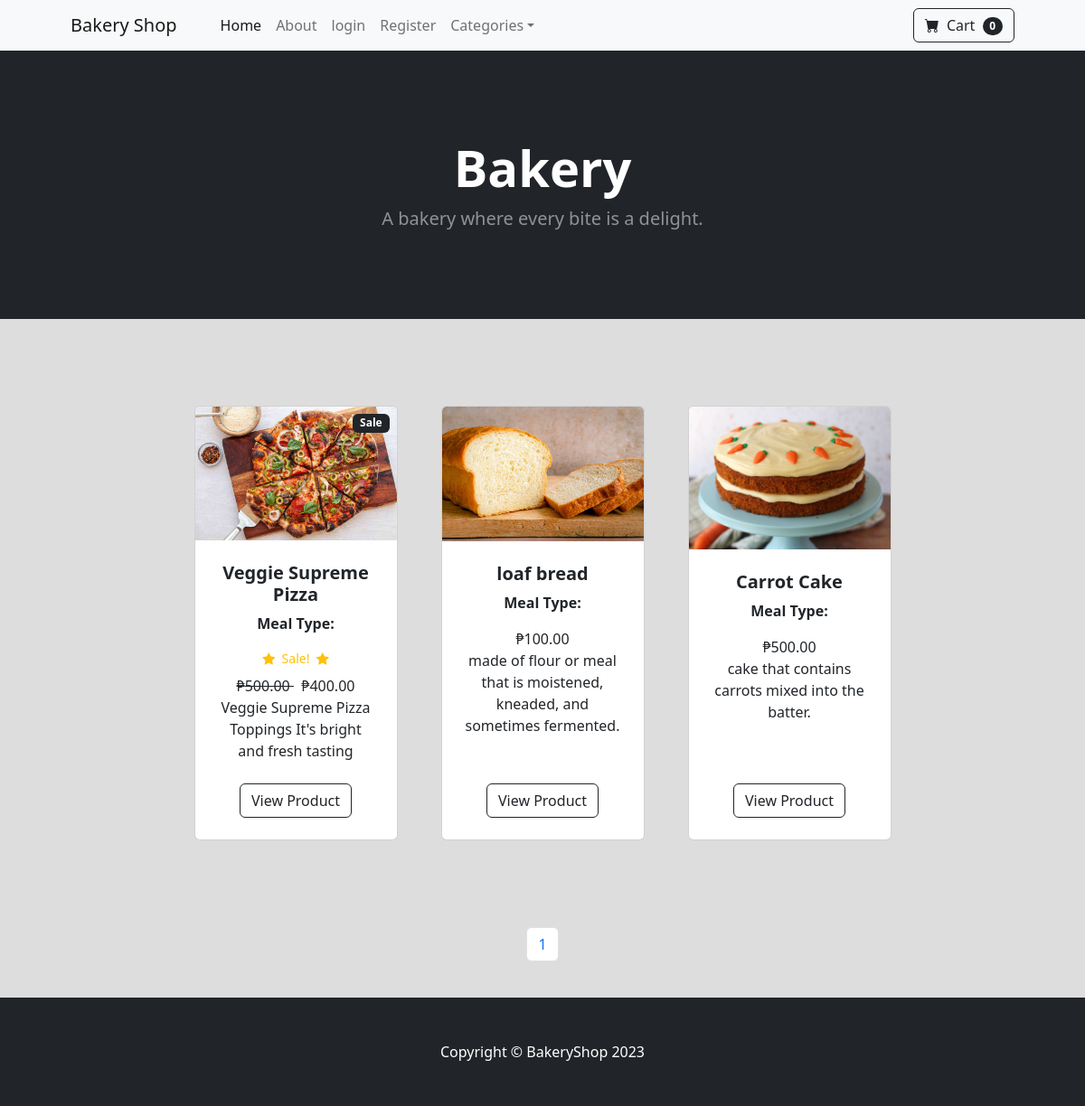
The app's page /, older data.
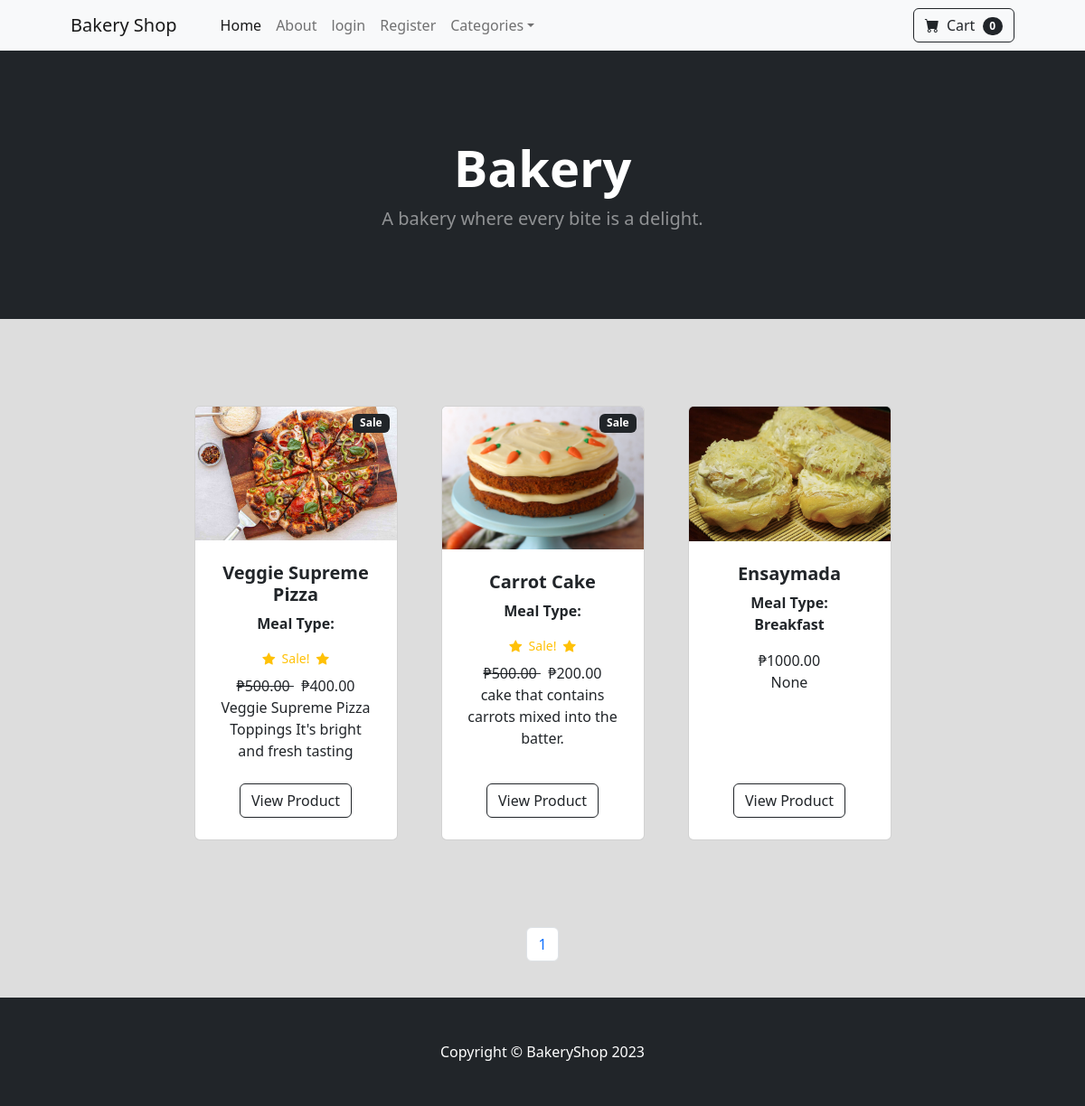
The same page, newer data.
### shop/models.py (models this page shows, shortened)
class BaseModel(models.Model):
    created_at = models.DateTimeField(auto_now_add=True, db_index=True)
    updated_at = models.DateTimeField(auto_now=True)
    class Meta:
        abstract = True

class Product(BaseModel):
    name = models.CharField(max_length=100)
    price = models.DecimalField(default=0, decimal_places=2, max_digits=6)
    category = models.ForeignKey(Category, on_delete=models.CASCADE, default=1)
    description = models.CharField(max_length=250, default='', blank=True, null=True)
    image = models.ImageField(upload_to='uploads/product')
    meal_type = models.ManyToManyField(MealType, blank=True)
    is_sale = models.BooleanField(default=False)
    sale_price = models.DecimalField(default=0, decimal_places=2, max_digits=6)

class MealType(BaseModel):
    name = models.CharField(max_length=100)
    def __str__(self):
        return self.name

### shop/views.py (the view)
# urls.py: path('', views.home, name='home'),
def home(request):
    category = Category.objects.all()
    products = Product.objects.all()
    products_paginated = Paginator(Product.objects.all(), 3)
    page_number = request.GET.get('page')
    page = products_paginated.get_page(page_number)
    nums = "a" * page.paginator.num_pages
    return render(request, 'home.html', {'products': products, 'category':category, 'page': page, 'nums': nums})

### cart/cart.py (called while the page is built)
    def __len__(self):
        return len(self.cart)

### cart/context_processors.py (called while the page is built)
def cart(request):
    return {'cart' : Cart(request)}

### shop/models.py (called while the page is built)
    def __str__(self):
        return self.name

### shop/templates/home.html (shortened to what this page needs)
{% extends 'base.html' %}
{% block content %}
        <header class="bg-dark py-5">
            <div class="container px-4 px-lg-5 my-5">
                <div class="text-center text-white">
                    <h1 class="display-4 fw-bolder">Bakery</h1>
                    <p class="lead fw-normal text-white-50 mb-0">A bakery where every bite is a delight.</p>
                </div>
            </div>
        </header>
        <section class="py-5">
            <div class="container px-4 px-lg-5 mt-5">
                <div class="row gx-4 gx-lg-5 row-cols-2 row-cols-md-3 row-cols-xl-4 justify-content-center">
                    {% if products %}
                    {% for product in page %}
                        {% if product.is_sale %}
                        <div class="col mb-5">
                            <div class="card h-100">
                                <div class="badge bg-dark text-white position-absolute" style="top: 0.5rem; right: 0.5rem">Sale</div>
                                <img class="card-img-top" src="{{ product.image.url }}" alt="..." />
                                <div class="card-body p-4">
                                    <div class="text-center">
                                        <h5 class="fw-bolder">{{ product.name }}</h5>
                                        <p><b>
                                            Meal Type: <br/>
                                                </b>
                                            </p>
                                        <div class="d-flex justify-content-center small text-warning mb-2">
                                            <div class="bi-star-fill"></div>
                                            &nbsp;&nbsp;Sale!&nbsp;&nbsp;
                                            <div class="bi-star-fill"></div>
                                        </div>
                                        <strike> ₱{{ product.price }} </strike>
                                        &nbsp;
                                        ₱{{ product.sale_price }}
                                        <br/>
                                        {{ product.description }}
                                   </div>
                                </div>
                                <div class="card-footer p-4 pt-0 border-top-0 bg-transparent">
                                    <div class="text-center"><a class="btn btn-outline-dark mt-auto" href="{% url 'product' product.id %}">View Product</a></div>
                                </div>
                            </div>
                        </div>
                        {% else %}
                    <div class="col mb-5">
                        <div class="card h-100">
                            <img class="card-img-top" src="{{ product.image.url }}" alt="..." />
                            <div class="card-body p-4">
                                <div class="text-center">
                                    <h5 class="fw-bolder">{{ product.name }}</h5>
                                    <p><b>
                                        Meal Type: <br/>
                                            {% for mealtype in product.meal_type.all %}
                                                {{ mealtype }}{% if not forloop.last %}, {% endif %}
                                            {% endfor %}</b>
                                        </p>
                                    ₱{{ product.price }}
                                    <br/>
                                    {{ product.description }}
                                </div>
                            </div>
                            <div class="card-footer p-4 pt-0 border-top-0 bg-transparent">
                                <div class="text-center"><a class="btn btn-outline-dark mt-auto" href="{% url 'product' product.id %}">View Product</a></div>
                            </div>
                        </div>
                    </div>
                    {% endif %}
                    {% endfor %}
                    {% endif %}
                </div>
            </div>
        </section>
        <div>
            {% include 'includes/pagination.html'%}
        </div>
{% endblock %}

### shop/templates/base.html (shortened to what this page needs)
{% load static %}
<!DOCTYPE html>
<html lang="en">
    <head>
        <link href="https://cdn.jsdelivr.net/npm/bootstrap-icons@1.5.0/font/bootstrap-icons.css" rel="stylesheet" />
        <link href="{% static 'css/styles.css' %}" rel="stylesheet" />
    </head>
    <body>
        {% include 'includes/menu.html' %}
        {% block content %}
        {% endblock %}
{% include "includes/footer.html" %}

### shop/templates/includes/menu.html (shortened to what this page needs)
<nav class="navbar navbar-expand-lg navbar-light bg-light">
    <div class="container px-4 px-lg-5">
        <a class="navbar-brand" href="{% url 'home' %}">Bakery Shop</a>
        <div class="collapse navbar-collapse" id="navbarSupportedContent">
            <ul class="navbar-nav me-auto mb-2 mb-lg-0 ms-lg-4">
                <li class="nav-item"><a class="nav-link active" aria-current="page" href="{% url 'home' %}">Home</a></li>
                <li class="nav-item"><a class="nav-link" href="{% url 'about' %}">About</a></li>
            {% if user.is_authenticated %}
                <li class="nav-item"><a class="nav-link" href="{% url 'logout' %}">logout</a></li>
            {% else %}
                <li class="nav-item"><a class="nav-link" href="{% url 'login' %}">login</a></li>
                <li class="nav-item"><a class="nav-link" href="{% url 'register' %}">Register</a></li>
            {% endif %}
                <li class="nav-item dropdown">
                    <a class="nav-link dropdown-toggle" id="navbarDropdown" href="#" role="button" data-bs-toggle="dropdown" aria-expanded="false">Categories</a>
                </li>
            </ul>
            <form class="d-flex">
                <a href="{% url 'cart_summary' %}" class="btn btn-outline-dark">
                    <i class="bi-cart-fill me-1"></i>
                    Cart
                <span class="badge bg-dark text-white ms-1 rounded-pill" id="cart_quantity">{{ cart|length }}
                </span></a>
            </form>
        </div>
    </div>
</nav>

### shop/templates/includes/pagination.html (shortened to what this page needs)
<nav aria-label="Page navigation example">
  <ul class="pagination justify-content-center">
  {% for i in nums %}
      <li class="page-item"><a class="page-link" href="?page={{ forloop.counter }}">
      {{ forloop.counter }}</a></li>
  {% endfor %}
</ul>
</nav>
<br/>

### shop/templates/includes/footer.html (shortened to what this page needs)
{% load static %}
<footer>
    <footer class="py-5 bg-dark">
        <div class="container"><p class="m-0 text-center text-white">Copyright &copy; BakeryShop 2023</p></div>
        </footer>
    </footer>
    </body>
</html>

Row changes from the older to the newer data that the page shows:
removed Product: image (picture), name "loaf bread", price "100.00", description "made of flour or meal that is moistened, kneaded, and sometimes fermented."
changed Product "Carrot Cake": is_sale False → True (drawn); image: picture added; sale_price (not shown) → "200.00"; image: picture removed
added Product: image (picture), name "Ensaymada", price "1000.00", description "None"
added MealType: name "Breakfast"
